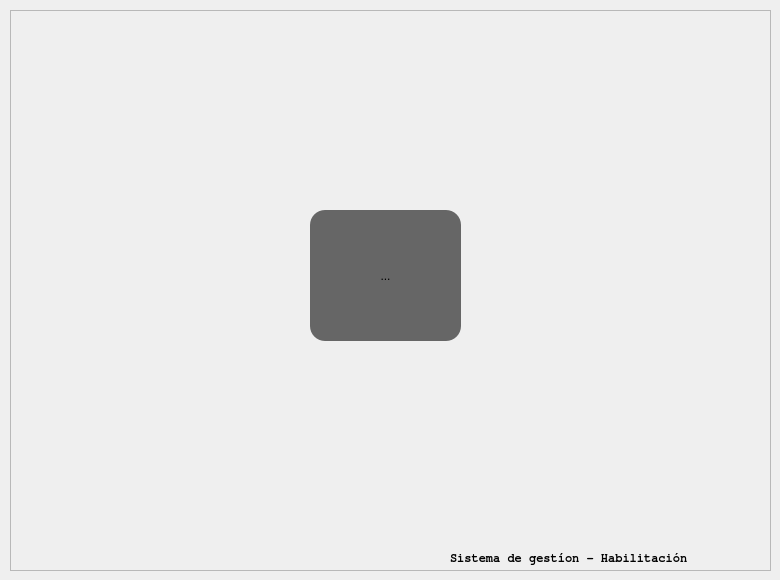
         <widget class="QWidget" name="p_inicio">
          <property name="focusPolicy">
           <enum>Qt::NoFocus</enum>
          </property>
          <widget class="QFrame" name="frame">
           <property name="geometry">
            <rect>
             <x>10</x>
             <y>10</y>
             <width>761</width>
             <height>561</height>
            </rect>
           </property>
           <property name="styleSheet">
            <string notr="true"/>
           </property>
           <property name="frameShape">
            <enum>QFrame::StyledPanel</enum>
           </property>
           <property name="frameShadow">
            <enum>QFrame::Raised</enum>
           </property>
           <widget class="QLabel" name="label_68">
            <property name="geometry">
             <rect>
              <x>440</x>
              <y>540</y>
              <width>311</width>
              <height>17</height>
             </rect>
            </property>
            <property name="font">
             <font>
              <family>FreeMono</family>
              <weight>75</weight>
              <italic>false</italic>
              <bold>true</bold>
             </font>
            </property>
            <property name="text">
             <string>Sistema de gestíon - Habilitación</string>
            </property>
           </widget>
           <widget class="QToolButton" name="btn_info">
            <property name="geometry">
             <rect>
              <x>300</x>
              <y>200</y>
              <width>151</width>
              <height>131</height>
             </rect>
            </property>
            <property name="styleSheet">
             <string notr="true">background: #666666 ;
border-color:#FFFFFF;
border-radius:15px;</string>
            </property>
            <property name="text">
             <string>...</string>
            </property>
            <property name="icon">
             <iconset>
              <normaloff>icons/icon.png</normaloff>icons/icon.png</iconset>
            </property>
            <property name="iconSize">
             <size>
              <width>100</width>
              <height>100</height>
             </size>
            </property>
           </widget>
          </widget>
         </widget>
